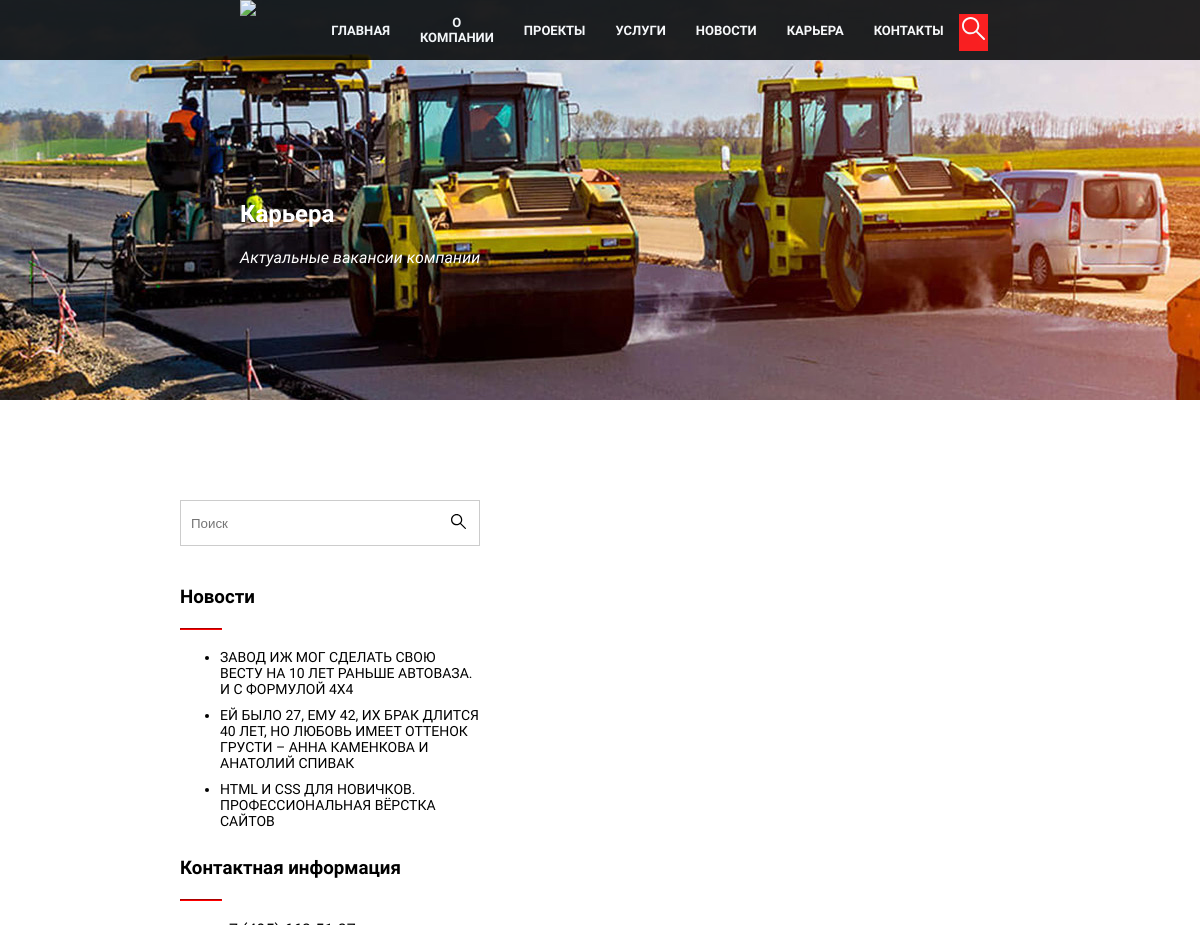
The app's page /career (upper part), older data.
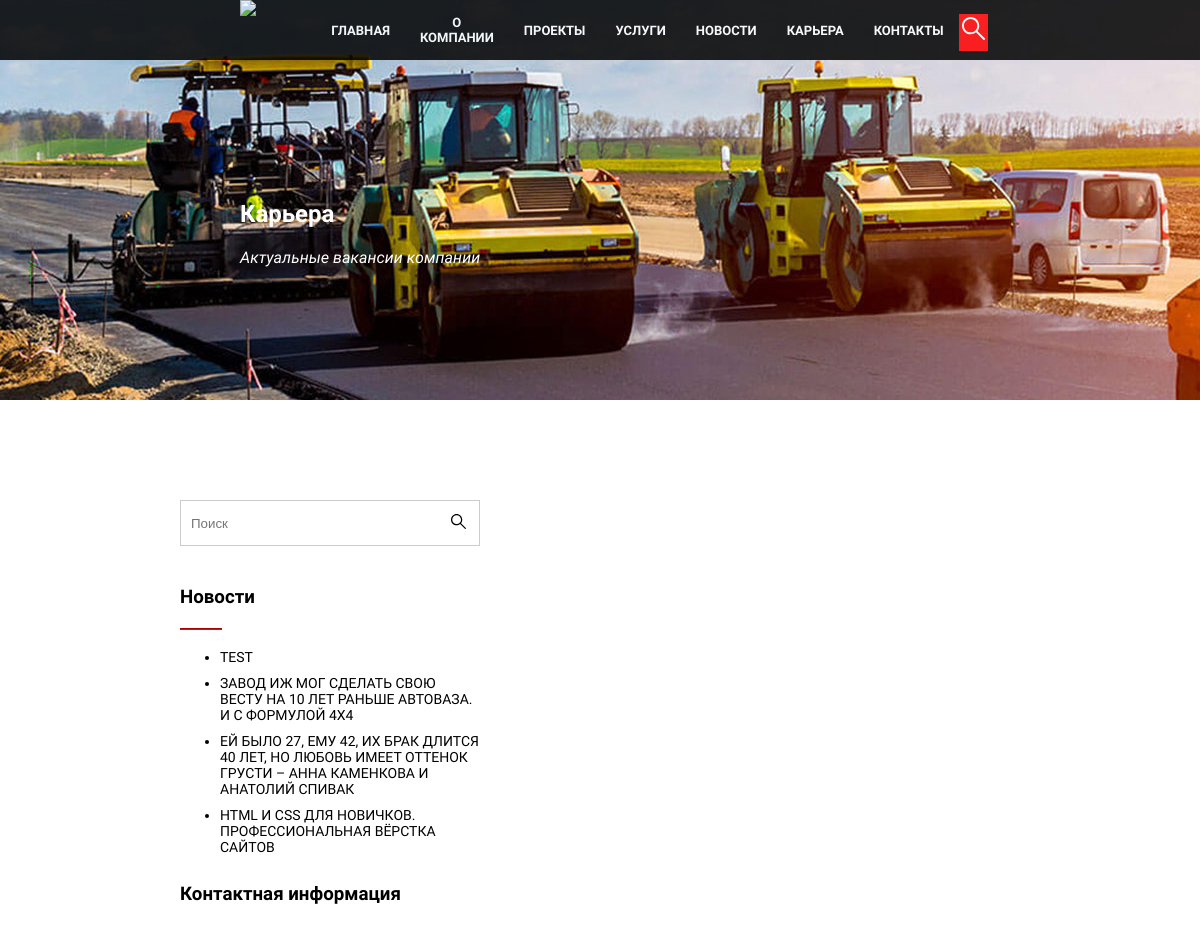
The same page, newer data.
### DMU/apps/main/models.py (models this page shows, shortened)
class New(models.Model):
	title = models.CharField('Title of New', max_length = 150)
	text = models.TextField('Text')
	image = models.ImageField('MAIN PHOTO', blank=True, upload_to="images/")
	video = models.FileField('VIDEO 3', upload_to='videos/', null=True, blank=True)
	text2 = models.TextField('Text 2', blank=True)
	image2 = models.ImageField('ADDITIOANL PHOTO', blank=True, upload_to="images/")
	video2 = models.FileField('VIDEO 2', upload_to='videos/', null=True, blank=True)
	text3 = models.TextField('Text 3', blank=True)
	image3 = models.ImageField('ADDITIOANL PHOTO 2', blank=True, upload_to="images/")
	video3 = models.FileField('VIDEO 3', upload_to='videos/', null=True, blank=True)
	text4 = models.TextField('Text 4', blank=True)
	pub_date = models.DateTimeField('Date of publish', default=timezone.now())

### DMU/apps/main/views.py (the view)
# urls.py: path('career', views.career, name='career'),
def career(request):
	if request.method == 'POST':
		data = json.loads(request.body)
		dic = {
			'Форма': 'Резюме',
			'Имя': data.get('name', None),
			'Отчество': data.get('patronymic', None),
			'Фамилия': data.get('surname', None),
			'Телефон': data.get('phone', None),
			'Желаемая должность': data.get('careerObjective', None)
		}
		NOT_DANGER = True
		for key in dic:
			if ">" in key or "<" in key or "WHERE" in key or "UNION" in key:
				NOT_DANGER = False
		if NOT_DANGER:
			PostCareer.objects.create(
				name = dic['Имя'],
				patronymic = dic['Отчество'],
				surname = dic['Фамилия'],
				phone = dic['Телефон'],
				message = dic['Желаемая должность']
			)
			additional.telegram(dic)
			additional.send_mail(dic)
		else:
			pass
		return render(request, 'main/contacts.html')
	elif request.method == 'GET':
		latest_news_list = New.objects.order_by('-pub_date')[:5]
		return render(request, 'main/career.html', {'latest_news_list': latest_news_list})

### DMU/templates/main/career.html (shortened to what this page needs)
{% extends 'index.html' %}
{% load static %}
{% block head %}
<head>
    <link rel="stylesheet" href="{% static 'styles/career.css' %}">
    <link rel="stylesheet" href="{% static 'styles/HeaderAndFooterModul.css' %}">
</head>
{% endblock head %}
{% block content %}
    <section class="intro">
        <div class="main-main-title-of-page">
            <h1 class="title-of-page">Карьера</h1>
            <p class="subtitle">Актуальные вакансии компании</p>
        </div>
    </section>
    <main>
        <section class="info-of-info">
            <aside class="aside">
                <section class="news">
                    <form class="search-form">
                        <input type="text" placeholder="Поиск" class="search-in-career">
                        <button type="submit" class="btn-search"><img src="../images/loupeblack.svg" alt="search-logo" class="search-logo"></button>
                    </form>
                    <div class="news-block">
                        <h3 class="newstitle">Новости<hr></h3>
                        <ul class="news-list">
                            {% for a in latest_news_list %}
                            <li class="news-link">{{ a.title }}</li>
                            {% endfor %}
                        </ul>
                    </div>
                    <div class="contacts">
                        <h3 class="contact-block">Контактная информация<hr></h3>
                        <ul class="contacts-list">
                            <li class="contacts-list__element">+7 (495) 663-51-37</li><br>
                            <li class="contacts-list__element">info@dmu.su</li><br>
                            <li class="contacts-list__element">Пн. - Пт.: 9:00 - 18:00</li><br>
                            <li class="contacts-list__element">Фактический адрес: <br> Москва, Маршала Прошлякова д.10 к.1</li><br>
                            <li class="contacts-list__element">Юридический адрес: <br> Московская обл., г. Люберцы, ул. Красная, д. 1 этаж / пом. / ком. 7/72/5</li><br>
                        </ul>
                    </div>
                </section>
            </aside>
        </section>
    </main>
{% endblock content %}

Row changes from the older to the newer data that the page shows:
added New: title "TEST"
